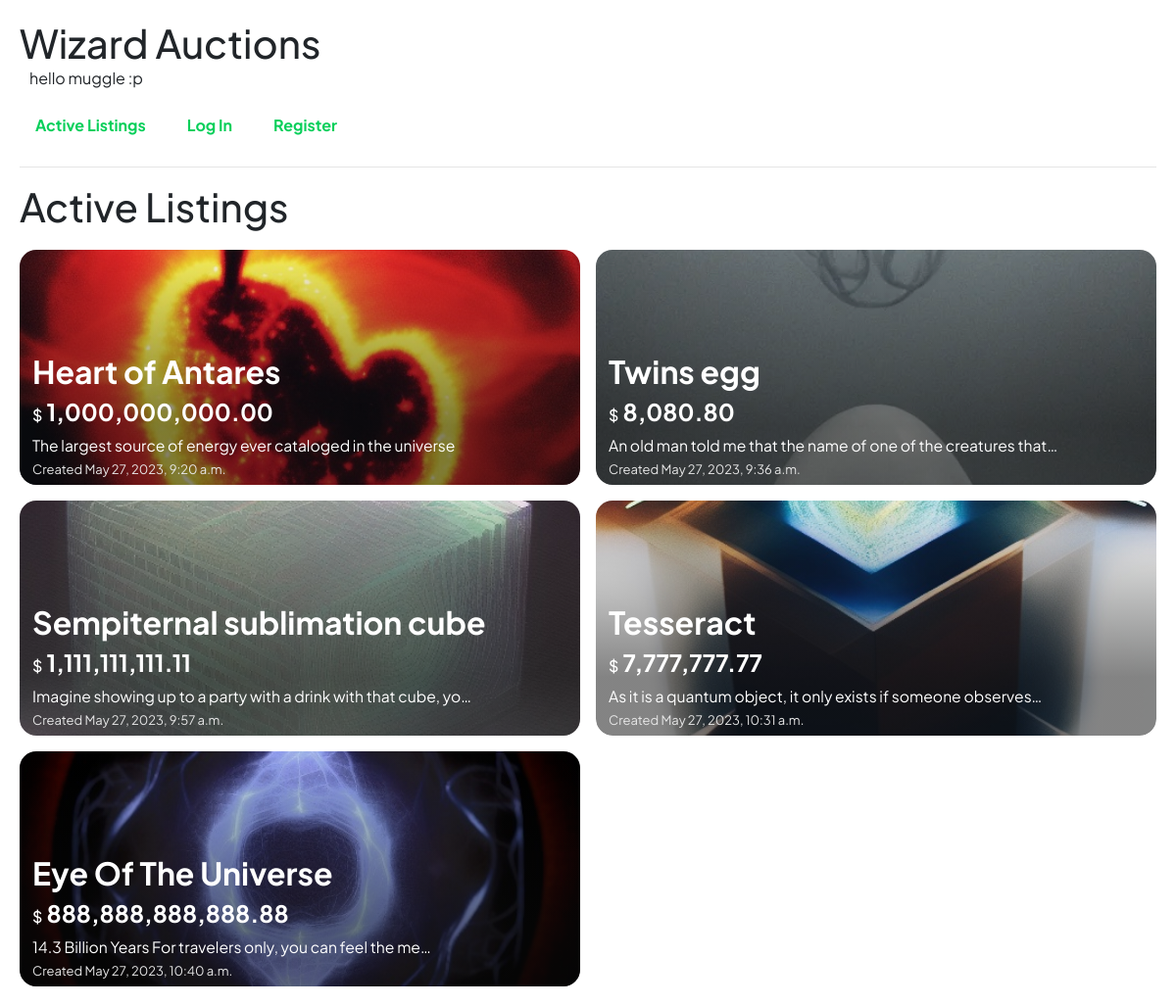
The page /categories/3 on the database its author committed.
### auctions/models.py (models this page shows, shortened)
class Listing(models.Model):
    title = models.CharField(max_length=30)
    date = models.DateTimeField(auto_now_add=True)
    author = models.ForeignKey('User', on_delete=models.CASCADE, related_name='author_listings')
    description = models.TextField(blank=True)
    picture = models.ImageField(blank=True, null=True)
    category = models.ForeignKey('Category', on_delete=models.CASCADE, related_name='listings', blank=True, null=True)
    active = models.BooleanField(default=True)

class Bid(models.Model):
    price = models.PositiveIntegerField()
    user = models.ForeignKey('User', on_delete=models.CASCADE, related_name='bids')
    listing = models.ForeignKey('Listing', on_delete=models.CASCADE, related_name='bids')
    def __str__(self) -> str:
        return f"{self.price}"

### auctions/views.py (the view)
# urls.py: path("categories/<int:category_id>", views.category, name="category"),
def category(request, category_id):
    category = get_object_or_404(Category, pk=category_id)
    listings = category.listings.all()
    return render(request, "auctions/index.html", {"listings":listings})

### auctions/templatetags/price_format.py (called while the page is built)
@register.filter(name="currency_format")
@stringfilter
def format_to_currency(num: str) -> str:
    num = format_string_as_int(num)
    num = put_cents(num)
    num = put_comma_every_three_digits(num)
    return num

def format_string_as_int(string: str) -> str:
    num = ''
    first_digit_found = False
    for char in string:
        if not first_digit_found and '1' <= char <= '9':
            first_digit_found = True
        if first_digit_found and '0' <= char <= '9':
            num = ''.join((num, char))
    return num or '0'

def put_cents(num: str) -> str:
    digits = len(num)
    match digits:
        case 1:
            num = ''.join(('0.0', num))
        case 2:
            num = ''.join(('0.', num))
        case _:
            num = '.'.join((num[:-2], num[-2::]))
    return num

def put_comma_every_three_digits(num: str) -> str:
    digits, DECIMAL_PLACES, MIN_DIGITS_TO_PUT_COMMA = len(num), 3, 4
    if digits - DECIMAL_PLACES < MIN_DIGITS_TO_PUT_COMMA: return num
    count = 0
    formated_num = ''
    for i in range(digits - DECIMAL_PLACES - 1, -1, -1):
        if count % 3 == 0 and count != 0:
            formated_num = ''.join((',', formated_num))
        formated_num = ''.join((num[i], formated_num))
        count += 1
    return ''.join((formated_num, num[-DECIMAL_PLACES::]))

### auctions/templates/auctions/index.html (shortened to what this page needs)
{% extends "auctions/layout.html" %}
{% load price_format %}
{% load static %}
{% block body %}
  <h2>Active Listings</h2>
  <div class="listings-grid">
    {% for listing in listings %}
    <div class="listing-item listing-item-wide" style="background-image:url('{% static listing.picture %}')">
      <a href="{% url 'listing_page' listing.id %}">
        <div class="info">
          <h1 class="title"><strong>{{ listing.title|capfirst }}</strong></h1>
          <h2 class="price"><span>$</span> <strong>{{ listing.bids.last|currency_format }}</strong></h2>
          {% if listing.description %}
            <p id="description">{{ listing.description|capfirst|truncatechars:62 }}</p>
          {% endif %}
          <p id="date">Created {{ listing.date }}</p>
        </div>
      </a>
    </div>
    {% empty %}
    <p>Looks like there's no active listing</p>
    {% endfor %}
  </div>
{% endblock %}

### auctions/static/auctions/styles.css (style rules this page uses)
body { padding: 20px; font-family: 'Plus Jakarta Sans', sans-serif; }
h2 { font-size: 2.5rem; }
.listings-grid { margin-top: 20px; display: grid; gap: 1rem; grid-template-columns: repeat(auto-fit, minmax(400px, 1fr)); grid-auto-rows: 240px; }
.listing-item { overflow: hidden; background-size: cover; background-position: center; background-repeat: no-repeat; color: #fff; text-align: center; border-radius: 17px; position: relative; }
.listing-item::after { content: ""; position: absolute; bottom: 0; left: 0; width: 100%; padding: 10px; font-size: 16px; }
.listing-item::before { border-radius: 17px; content: ""; position: absolute; top: 0; left: 0; width: 100%; height: 100%; background-image: linear-gradient(to top, rgba(10, 10, 10, 0.5) 25%, transparent); pointer-events: none; }
.info { padding: 0 10px; position: absolute; bottom: 3px; left: 3px; text-align: left; width: 100%; }
.listings-grid a { color: white; }
.title { font-size: 2rem; }
.price { font-size: 1.5rem; }
.info p { margin-bottom: 3px; font-size: 0.98rem; }
.info span { font-size: medium; }
#date { color: hsl(0, 0%, 90%); font-size: small; }
@media screen and (min-width: 600px) { .listing-item-wide { grid-column: span 1.6 / auto; } }

### rows shown on the page
Listing: picture (picture), title "Heart of Antares", bids.last "1,000,000,000.00", description "The largest source of energy ever cataloged in the universe", date "May 27, 2023, 9:20 a.m."
Listing: picture (picture), title "Twins egg", bids.last "8,080.80", description "An old man told me that the name of one of the creatures that…", date "May 27, 2023, 9:36 a.m."
Listing: title "Sempiternal sublimation cube", bids.last "1,111,111,111.11", description "Imagine showing up to a party with a drink with that cube, yo…", date "May 27, 2023, 9:57 a.m."
Listing: title "Tesseract", bids.last "7,777,777.77", description "As it is a quantum object, it only exists if someone observes…", date "May 27, 2023, 10:31 a.m."
Listing: title "Eye Of The Universe", bids.last "888,888,888,888.88", description "14.3 Billion Years For travelers only, you can feel the me…", date "May 27, 2023, 10:40 a.m."
